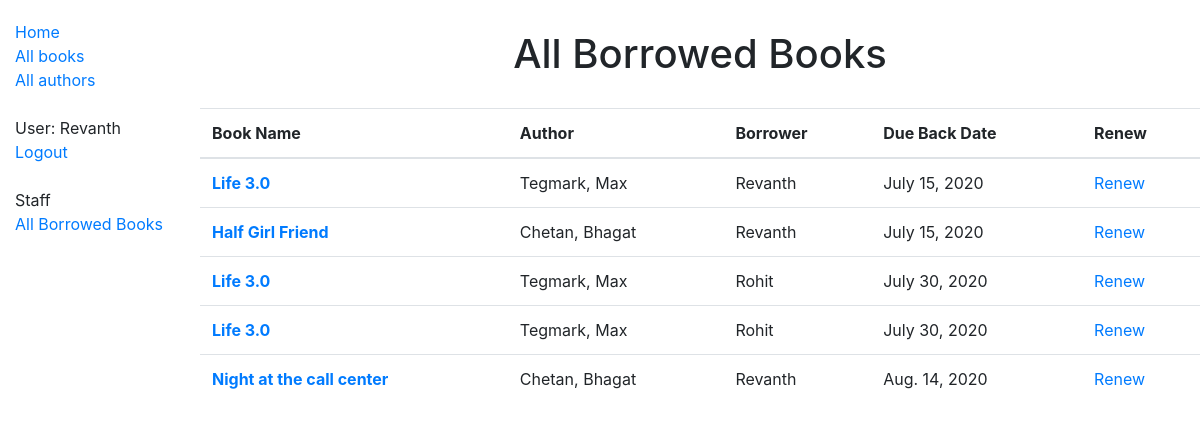
/catalog/all_book_list (signed in), run on an earlier commit of the app's database.
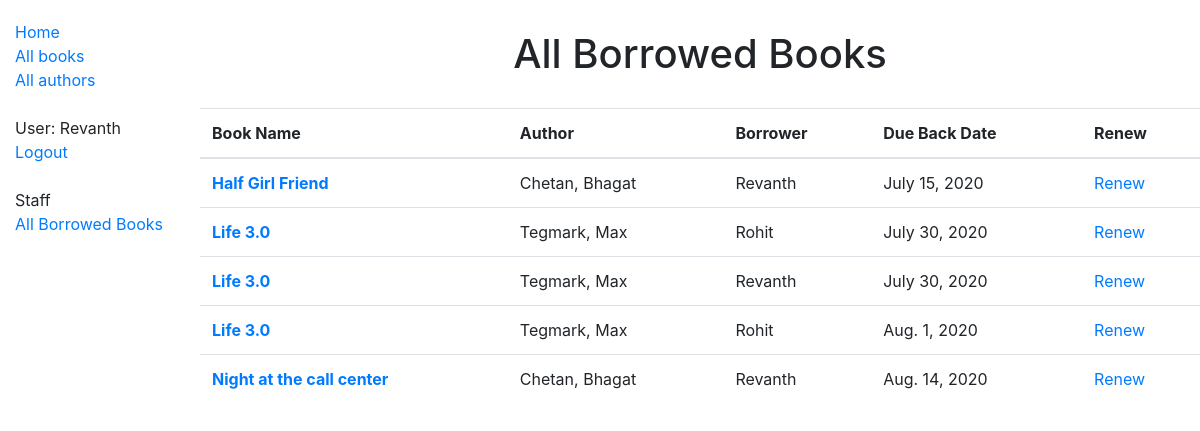
And on a later commit of the database.
### catalog/models.py (models this page shows, shortened)
class BookInstance(models.Model):
    id = models.UUIDField(primary_key=True, default=uuid.uuid4,
                          help_text="Unique ID for this particular book across whole library")
    book = models.ForeignKey('Book', on_delete=models.SET_NULL, null=True)
    imprint = models.CharField(max_length=200)
    due_back = models.DateField(null=True, blank=True)
    borrower = models.ForeignKey(User, on_delete=models.SET_NULL, null=True, blank=True)
    LOAN_STATUS = (
        ('d', 'Maintenance'),
        ('o', 'On loan'),
        ('a', 'Available'),
        ('r', 'Reserved'),
    )
    status = models.CharField(
        max_length = 1,
        choices = LOAN_STATUS,
        blank = True,
        default = 'd',
        help_text = 'Book availability')
    class Meta:
        ordering = ['due_back']
        permissions = (("can_mark_returned", "Set book as returned"),)

class Book(models.Model):
    title = models.CharField(max_length=200)
    author = models.ForeignKey('Author', on_delete=models.SET_NULL, null=True)
    summary = models.TextField(max_length=1000, help_text="Enter a brief description of the book")
    isbn = models.CharField('ISBN', max_length=13,
                            help_text='13 Character <a href="https://www.isbn-international.org/content/what-isbn'
                                      '">ISBN number</a>')
    genre = models.ManyToManyField(Genre, help_text="Select a genre for this book")
    language = models.ForeignKey('Language', on_delete=models.SET_NULL, null=True)
    def display_genre(self):
        """Creates a string for the Genre. This is required to display genre in Admin."""
        return ', '.join([genre.name for genre in self.genre.all()[:3]])
    display_genre.short_description = 'Genre'
    def get_absolute_url(self):
        return reverse('book-detail', args=[str(self.id)])
    def __str__(self):
        return self.title

class Author(models.Model):
    first_name = models.CharField(max_length=100)
    last_name = models.CharField(max_length=100)
    date_of_birth = models.DateField(null=True, blank=True)
    date_of_death = models.DateField('died', null=True, blank=True)
    class Meta:
        ordering = ['last_name', 'first_name']
    def __str__(self):
        return '{0}, {1}'.format(self.last_name, self.first_name)

### catalog/views.py (the view)
# urls.py: path('all_book_list', views.AllBooksListView.as_view(),name='all-books')
class AllBooksListView(PermissionRequiredMixin,generic.ListView):
    permission_required = 'catalog.can_mark_returned'
    model = BookInstance
    template_name = 'all_books.html'

### catalog/templates/all_books.html
{% extends 'base_generic.html' %}
{% block content %}
    <div class="row">
        <h1 style="margin:10px auto; padding: 20px;">All Borrowed Books</h1>
    </div>
    <div class="row">
        {% if bookinstance_list %}
            <table class="table">
                <thead>
                    <tr>
                    <th scope="col">Book Name</th>
                    <th scope="col">Author</th>
                    <th scope="col">Borrower</th>
                    <th scope="col">Due Back Date</th>
                    <th>Renew</th>
                    </tr>
                </thead>
                <tbody>
                    {% for inst in bookinstance_list %}
                    <tr>
                        <th scope="row"><a href="{{inst.book.get_absolute_url}}">{{inst.book}}</a></th>
                        <td>{{inst.book.author}}</td>
                        <td>{{inst.borrower}}</td>
                        <td>{{inst.due_back}}</td>
                        <td><a href="{% url 'renew-book-librarian' inst.id %}">Renew</a></td>
                    </tr>
                    {% endfor %}
                </tbody>
            </table>
        {% else %}
            <p>
                There are no books to display
            </p>
    {% endif %}
    </div>
{% endblock%}

What changed in the data, as far as the page shows it:
changed BookInstance (number 3 of 5 on the later page): borrower "Rohit" → "Revanth"
changed BookInstance: borrower "Revanth" → "Rohit"; due_back "July 15, 2020" → "Aug. 1, 2020"; moves down the list
